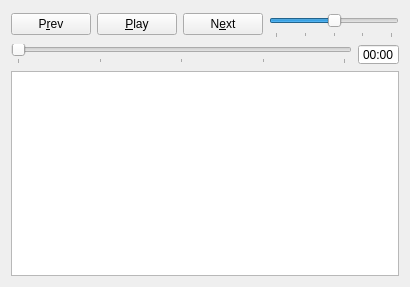
<?xml version="1.0" encoding="UTF-8"?>
<ui version="4.0">
 <class>Transport</class>
 <widget class="QWidget" name="Transport">
  <property name="windowModality">
   <enum>Qt::NonModal</enum>
  </property>
  <property name="geometry">
   <rect>
    <x>0</x>
    <y>0</y>
    <width>410</width>
    <height>287</height>
   </rect>
  </property>
  <property name="sizePolicy">
   <sizepolicy hsizetype="Expanding" vsizetype="Expanding">
    <horstretch>0</horstretch>
    <verstretch>0</verstretch>
   </sizepolicy>
  </property>
  <property name="windowTitle">
   <string>Form</string>
  </property>
  <property name="windowIcon">
   <iconset resource="../icons.qrc">
    <normaloff>:/resources/icon.svg</normaloff>:/resources/icon.svg</iconset>
  </property>
  <property name="styleSheet">
   <string notr="true"/>
  </property>
  <layout class="QGridLayout" name="gridLayout_3">
   <item row="0" column="0">
    <layout class="QGridLayout" name="gridLayout">
     <item row="0" column="0">
      <widget class="QPushButton" name="previousButton">
       <property name="text">
        <string>P&amp;rev</string>
       </property>
       <property name="shortcut">
        <string>Ctrl+R</string>
       </property>
       <property name="flat">
        <bool>false</bool>
       </property>
      </widget>
     </item>
     <item row="0" column="1">
      <widget class="QPushButton" name="playButton">
       <property name="sizePolicy">
        <sizepolicy hsizetype="Fixed" vsizetype="Fixed">
         <horstretch>0</horstretch>
         <verstretch>0</verstretch>
        </sizepolicy>
       </property>
       <property name="minimumSize">
        <size>
         <width>79</width>
         <height>0</height>
        </size>
       </property>
       <property name="text">
        <string>&amp;Play</string>
       </property>
       <property name="shortcut">
        <string>Ctrl+P</string>
       </property>
      </widget>
     </item>
     <item row="0" column="2">
      <widget class="QPushButton" name="nextButton">
       <property name="text">
        <string>N&amp;ext</string>
       </property>
       <property name="shortcut">
        <string>Ctrl+E</string>
       </property>
      </widget>
     </item>
     <item row="0" column="3">
      <widget class="QSlider" name="gainSlider">
       <property name="minimumSize">
        <size>
         <width>84</width>
         <height>27</height>
        </size>
       </property>
       <property name="autoFillBackground">
        <bool>false</bool>
       </property>
       <property name="maximum">
        <number>100</number>
       </property>
       <property name="value">
        <number>50</number>
       </property>
       <property name="orientation">
        <enum>Qt::Horizontal</enum>
       </property>
       <property name="invertedAppearance">
        <bool>false</bool>
       </property>
       <property name="invertedControls">
        <bool>false</bool>
       </property>
       <property name="tickPosition">
        <enum>QSlider::TicksBelow</enum>
       </property>
       <property name="tickInterval">
        <number>25</number>
       </property>
      </widget>
     </item>
    </layout>
   </item>
   <item row="1" column="0">
    <layout class="QGridLayout" name="gridLayout_2">
     <property name="sizeConstraint">
      <enum>QLayout::SetNoConstraint</enum>
     </property>
     <item row="0" column="1">
      <widget class="QTimeEdit" name="posTime">
       <property name="sizePolicy">
        <sizepolicy hsizetype="Fixed" vsizetype="Fixed">
         <horstretch>0</horstretch>
         <verstretch>0</verstretch>
        </sizepolicy>
       </property>
       <property name="maximumSize">
        <size>
         <width>51</width>
         <height>21</height>
        </size>
       </property>
       <property name="contextMenuPolicy">
        <enum>Qt::CustomContextMenu</enum>
       </property>
       <property name="alignment">
        <set>Qt::AlignCenter</set>
       </property>
       <property name="readOnly">
        <bool>true</bool>
       </property>
       <property name="buttonSymbols">
        <enum>QAbstractSpinBox::NoButtons</enum>
       </property>
       <property name="correctionMode">
        <enum>QAbstractSpinBox::CorrectToNearestValue</enum>
       </property>
       <property name="currentSection">
        <enum>QDateTimeEdit::MinuteSection</enum>
       </property>
       <property name="displayFormat">
        <string>mm:ss</string>
       </property>
      </widget>
     </item>
     <item row="0" column="0">
      <widget class="QSlider" name="posSlider">
       <property name="sizePolicy">
        <sizepolicy hsizetype="Expanding" vsizetype="Fixed">
         <horstretch>0</horstretch>
         <verstretch>0</verstretch>
        </sizepolicy>
       </property>
       <property name="minimumSize">
        <size>
         <width>211</width>
         <height>0</height>
        </size>
       </property>
       <property name="maximum">
        <number>100</number>
       </property>
       <property name="value">
        <number>0</number>
       </property>
       <property name="tracking">
        <bool>false</bool>
       </property>
       <property name="orientation">
        <enum>Qt::Horizontal</enum>
       </property>
       <property name="tickPosition">
        <enum>QSlider::TicksBelow</enum>
       </property>
       <property name="tickInterval">
        <number>25</number>
       </property>
      </widget>
     </item>
    </layout>
   </item>
   <item row="2" column="0">
    <widget class="QTableView" name="playTable">
     <property name="editTriggers">
      <set>QAbstractItemView::NoEditTriggers</set>
     </property>
     <property name="tabKeyNavigation">
      <bool>false</bool>
     </property>
     <property name="showDropIndicator" stdset="0">
      <bool>false</bool>
     </property>
     <property name="dragDropOverwriteMode">
      <bool>false</bool>
     </property>
     <property name="selectionMode">
      <enum>QAbstractItemView::SingleSelection</enum>
     </property>
     <property name="selectionBehavior">
      <enum>QAbstractItemView::SelectRows</enum>
     </property>
     <attribute name="horizontalHeaderStretchLastSection">
      <bool>true</bool>
     </attribute>
    </widget>
   </item>
  </layout>
 </widget>
 <resources>
  <include location="../icons.qrc"/>
 </resources>
 <connections/>
</ui>
